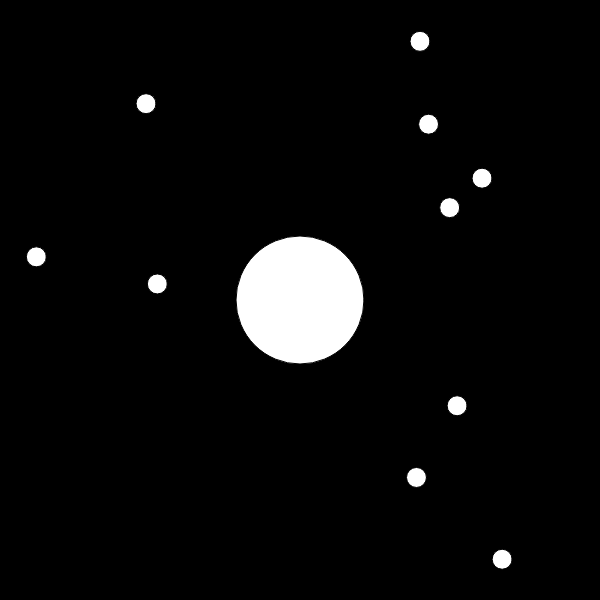
Frame 1 (no input)
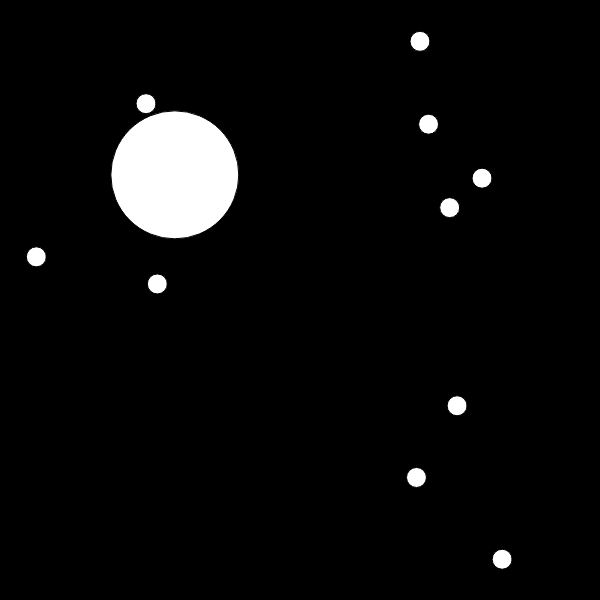
Frame 60 (no input)
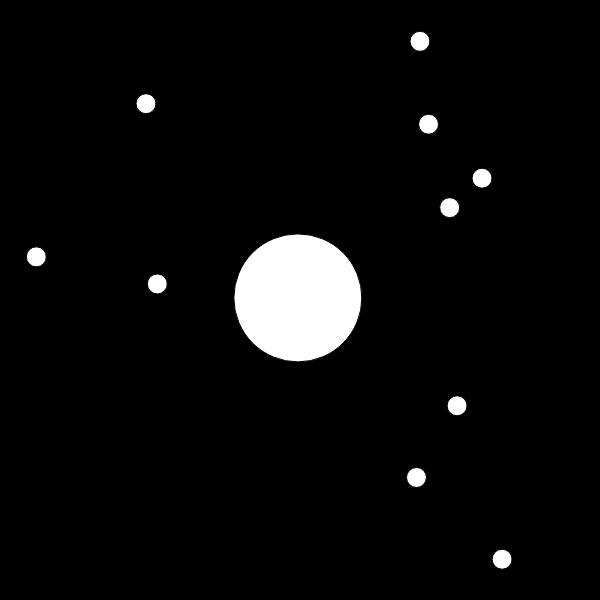
Frame 120 (the mouse pressed at the canvas centre since frame 60)

The p5.js sketch that drew these frames (run headless with seeded random() and noise() and a simulated clock; from frame 60 on, the mouse is pressed at the canvas centre):

// p5.js sketch
// ── sketch.js
var mainBlob;
var blobsArray = [];

function setup() {
  createCanvas(600, 600);
  mainBlob = new Blob( width/2, height/2 , 64);
  for (var index = 0; index < 10; index++) {
    blobsArray[index] = new Blob( random(width),random(height) , 10);
  }
}


function draw() {
  background(0);
  mainBlob.show();
  mainBlob.update();
  blobsArray.forEach(element => {
    element.show();
  });



}
// ── blob.js
function Blob(x, y, radius) {
  this.pos = createVector(x,y);
  this.r = radius;

  this.update = function() {
    var vel = createVector(mouseX, mouseY);
    vel.sub(this.pos);
    vel.setMag(3);
    this.pos.add(vel);
  };

  this.show = function() {
    fill(255);
    ellipse(this.pos.x , this.pos.y, this.r*2, this.r*2);
  };

}
